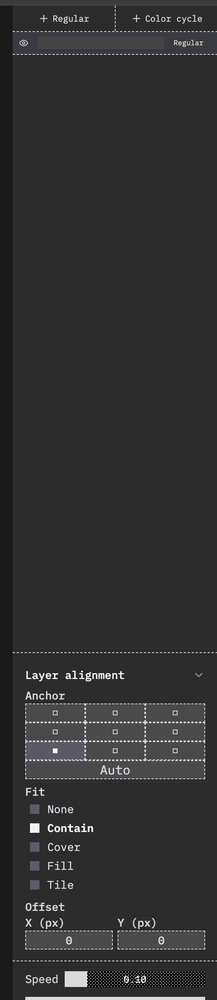
#> input picture screenshots/image copy.png, 217 x 1000 px, shrunk from 550 x 2536 before the run, found by its file name
$ python remove_bg.py
#> lines starting #> are read from the running program, lines starting #| are printed output that depends on the picture; after the words box and inside, x2 and y2 are one past the last pixel; in counts of white or black regions, pixels touching at a corner belong together
#!/usr/bin/env python3
"""
Script to remove background from screenshot and make it transparent
"""

from PIL import Image
import numpy as np

def remove_background(input_path, output_path, threshold=30):
    """
    Remove dark background from image and make it transparent
    """
#> called with threshold = 30
    # Open the image
    img = Image.open(input_path)
#> img is the input picture: PIL image 217x1000 RGBA; mean R, G, B, A 49.3, 49.3, 49.5, 255

    # Convert to RGBA if not already
    if img.mode != 'RGBA':
        img = img.convert('RGBA')

    # Convert to numpy array
    data = np.array(img)

    # Get the background color (sample from corners)
    # Sample multiple corner pixels to get average background color
    corners = [
        data[0, 0],      # top-left
        data[0, -1],     # top-right
        data[-1, 0],     # bottom-left
        data[-1, -1]     # bottom-right
    ]
#> corners = [[60, 60, 60, 255], [60, 60, 60, 255], [26, 26, 26, 255], [44, 44, 44, 255]]

    # Calculate average background color (RGB only)
    bg_color = np.mean(corners, axis=0)[:3]
#> bg_color = [47.5, 47.5, 47.5]
    print(f"Detected background color: {bg_color}")
#| Detected background color: [47.5 47.5 47.5]

    # Create mask for pixels similar to background
    # Calculate distance from background color
    diff = np.sqrt(np.sum((data[:, :, :3] - bg_color) ** 2, axis=2))
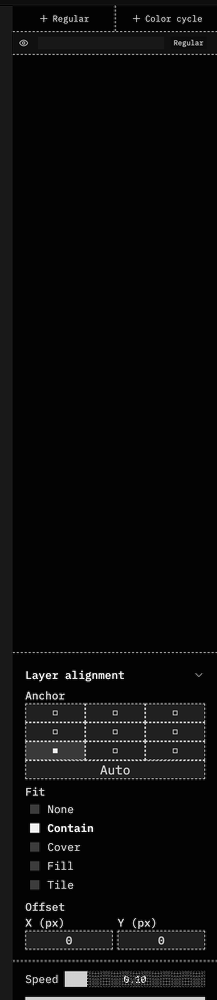
#> diff: shape (1000, 217) float64; min 0.866, max 359.4, mean 18.3; drawn with min black and max white

    # Make pixels with small difference transparent
    mask = diff < threshold
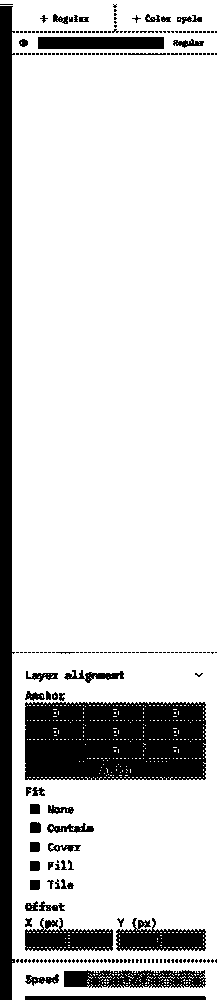
#> mask: shape (1000, 217) bool; 82.7% white; 241 black regions (194 under 20 px), largest, box (x1, y1, x2, y2) and area: (25, 702, 206, 780) 13299, (0, 6, 15, 1000) 11954, (64, 970, 206, 988) 1933
    data[mask, 3] = 0  # Set alpha to 0 (transparent)
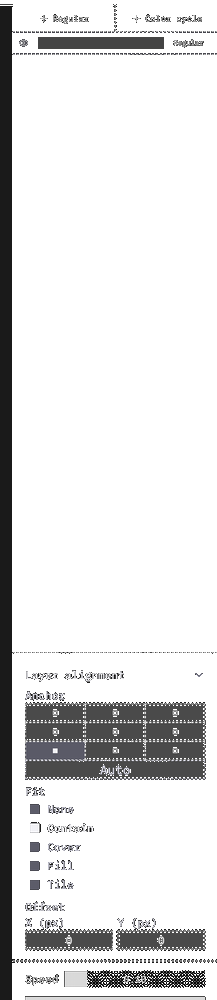
#> data: shape (1000, 217, 4); mean R, G, B, A 49.3, 49.3, 49.5, 44.2; transparent parts drawn white

    # Convert back to PIL Image
    result = Image.fromarray(data, 'RGBA')

    # Save the result
    result.save(output_path, 'PNG')
    print(f"Background removed and saved to: {output_path}")

if __name__ == "__main__":
    input_file = "/home/jason/projects/vessel/screenshots/image copy.png"
    output_file = "/home/jason/projects/vessel/screenshots/image copy - no bg.png"

    try:
        remove_background(input_file, output_file)
    except Exception as e:
        print(f"Error: {e}")

$ run again, with screenshots/image.png copied over screenshots/image copy.png
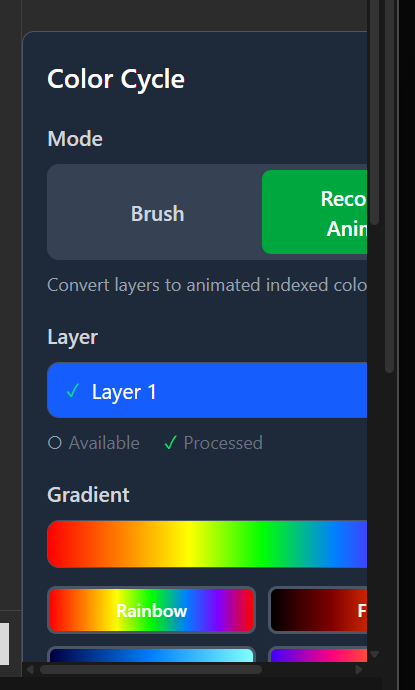
#> input picture screenshots/image.png, 415 x 690 px, found by its file name
#> in remove_background, img is the input picture: PIL image 415x690 RGBA; mean R, G, B, A 46.5, 60.9, 70.7, 255
#> corners = [[44, 44, 44, 255], [8, 8, 8, 255], [20, 21, 20, 255], [8, 8, 8, 255]]
#> bg_color = [20, 20.25, 20]
#| Detected background color: [20.   20.25 20.  ]
#> in remove_background, `mask = diff < threshold`:
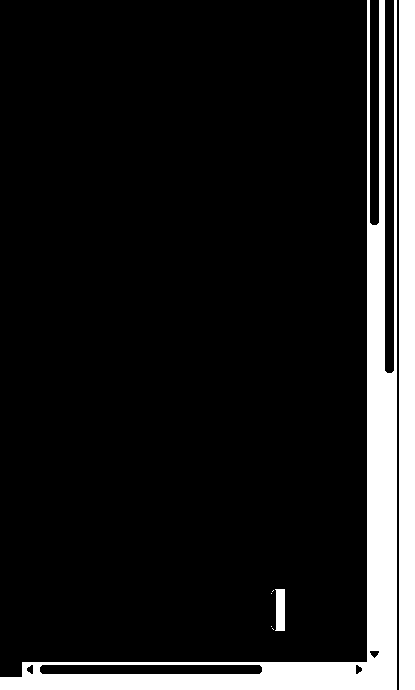
#> mask: shape (690, 415) bool; 12.1% white; 7 white regions (4 under 20 px), largest, box (x1, y1, x2, y2) and area: (0, 0, 397, 690) 23173, (399, 0, 415, 690) 11040, (275, 589, 285, 631) 380
#> in remove_background, `data[mask, 3] = 0`:
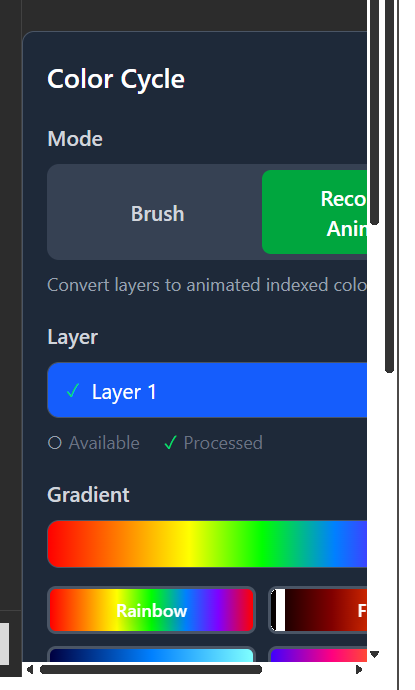
#> data: shape (690, 415, 4); 12.08% of pixels changed, all inside (x1, y1, x2, y2) = (0, 0, 415, 690); transparent parts drawn white
